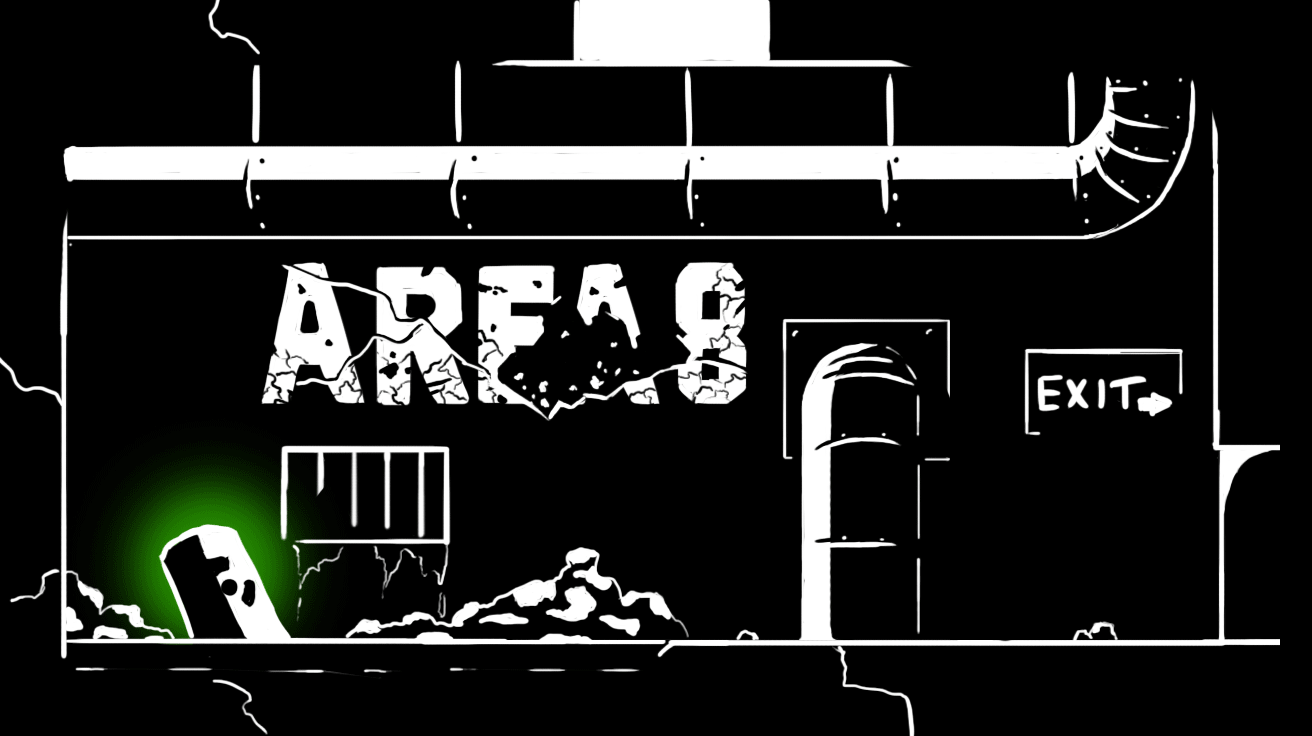

A 2D game scene composited from a Tiled map and its tileset images. What follows is a short description and the map's XML, with each tile layer's data collapsed to a summary:
An orthogonal 41x23 tile map with 32x32 px tiles, 3 tile layers (background, sol, trigger).

<map version="1.0" orientation="orthogonal" renderorder="right-down" width="41" height="23" tilewidth="32" tileheight="32" nextobjectid="5">
 <tileset firstgid="1" name="zone" tilewidth="32" tileheight="32">
  <image source="zone.png" width="1280" height="736" />
 </tileset>
 <layer name="background" width="41" height="23">
  <data>[943 cells, 920 non-empty, 920 distinct tile ids]</data>
 </layer>
 <layer name="sol" width="41" height="23">
  <data>[943 cells, 89 non-empty, 89 distinct tile ids]</data>
 </layer>
 <layer name="trigger" width="41" height="23">
  <data>[943 cells, 10 non-empty, 10 distinct tile ids]</data>
 </layer>
</map>